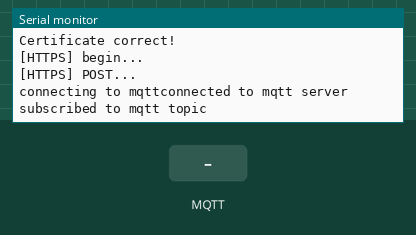
The program below on a simulated ESP32. On the bench: the last lines printed to the serial monitor. The inputs (shaded band) are chosen by the test bench. WiFi joins after 1.5 s; servers stay silent unless stated; uploads are accepted with an empty reply; no MQTT or app messages arrive unless stated.

Above: at 6.2 s.
6.3 s: MQTT message "1" arrives on the first subscribed topic
At 7.5 s:
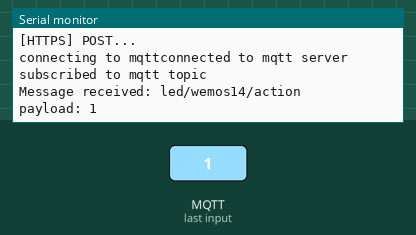
7.8 s: MQTT message "on" arrives on the first subscribed topic
At 8.7 s:
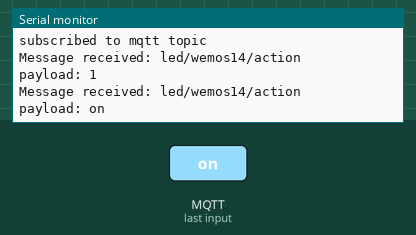
9.3 s: MQTT message "off" arrives on the first subscribed topic
At 9.9 s:
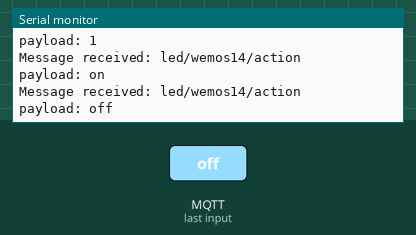

Measured:
- after the input at 6.3 s, the serial monitor: prints a new line at once (image 1)
- after the input at 7.8 s, the serial monitor: prints a new line at once (image 2)
- after the input at 9.3 s, the serial monitor: prints a new line at once (image 3)

The program:

main.cpp
```cpp
#include <PubSubClient.h>
#include <HTTPClient.h>
#include <ArduinoJson.h>

const char* ssid = "iot-dev";
const char* password =  "systemsecurity";
const char* api_key = "XC4zMQ5cM47H01gC4AM3";
const char* fingerprint = "EF:78:01:91:62:E4:71:6C:E2:3A:42:A1:72:DE:72:CE:C3:F7:B8:4D:17:79:6F:37:6C:10:66:DC:BB:EC:86:FB";
const char* root_ca = \
"-----BEGIN CERTIFICATE-----\n" \
"MIIDITCCAgmgAwIBAgIUWoQrWE9Ehk80MJ8PINneAjKPEJwwDQYJKoZIhvcNAQEL\n"\
"BQAwIDEeMBwGA1UEAwwVc3lzc2VjLmV3aS51dHdlbnRlLm5sMB4XDTE5MDUwNDE5\n"\
"NTIyM1oXDTE5MDYwMzE5NTIyM1owIDEeMBwGA1UEAwwVc3lzc2VjLmV3aS51dHdl\n"\
"bnRlLm5sMIIBIjANBgkqhkiG9w0BAQEFAAOCAQ8AMIIBCgKCAQEAwNX4kuy4h7ZM\n"\
"l3LFIE4kZdnHEe2xo1WyDGzRjD1P3F8RYGNJIZ0gWNC+841mOj8Ko8fvX5wVlZbs\n"\
"UIHp1EdDtC63G2kRHwBJxVkwgmcgAzaM4JujxBhziEVle0kau54FiTuzHAVLhtvd\n"\
"O/exyTIrMsfiQOSKt86u+aoxqQltuElS7X2INHlEkVG/mLVNm2S3N2970D7kkY2e\n"\
"+q6aKwYPcV4a3kUkWQUjle3xIuEp6gtIXpcE8jFHfRXx23XZT09Wy6YFYMcDfdQJ\n"\
"VzZb5TCH14/sLRfwS7Fcg8ujDcPZZUwVl6DUg530XPwCCcndyQbWwQgMdXAevKUI\n"\
"GhXRux4HXwIDAQABo1MwUTAdBgNVHQ4EFgQUlg5wQl6M4mtrzUYEWfQXbUgeRqEw\n"\
"HwYDVR0jBBgwFoAUlg5wQl6M4mtrzUYEWfQXbUgeRqEwDwYDVR0TAQH/BAUwAwEB\n"\
"/zANBgkqhkiG9w0BAQsFAAOCAQEAuuuLoCUlh7W1geAXKPtrhKK0OtLoYP4wS1zM\n"\
"x49hrBwG7sOCU0BAFAw5AQGxM3fqYwC5JagCFFKQXpfsHaNNFT5jXg3fMwfj/zul\n"\
"42iHR2ZUvVvbjK69lCaDsidI7OyBTHRsnxerGmNUYpBzPYzL/85JvlM3ACVTm3a5\n"\
"xu0jM3wKvpDTrcC9PGyYE+54FwIPy3eSgqqo9u6eT4AMCoaYQS5dQpe9+Uj76SI1\n"\
"Jv+q/znPoKKHJFVXNC3RQlpRMP5r5/AOZ/YlLsMuKtiJ9qroevTB4lwENWdO1gSy\n"\
"SwYJuUeJJwW4YXO7aVZOEGWSlS2ilsDqPoHk4Son5+37shSk3g==\n"\
"-----END CERTIFICATE-----";

#define mqtt_port 1883
#define mqtt_username "wemos14"
#define mqtt_host "syssec.ewi.utwente.nl"
#define mqtt_password "T2LZ3oioPr"
#define mqtt_recv "led/wemos14/action"

WiFiClientSecure secureClient;
WiFiClient wifiClient;
PubSubClient mqttClient(wifiClient);

const char led = 4;

void connect(const char* host,const char* password, int port,const char* username){
  Serial.print("connecting to mqtt");
  mqttClient.setServer(host,port);
  delay(1000);
  while(!mqttClient.connected()){
    if(mqttClient.connect("ESP32Client-1234",username,password)){
      Serial.println("connected to mqtt server");
      mqttClient.subscribe(mqtt_recv);
      Serial.println("subscribed to mqtt topic");
    }
  }
}

void callback(char* topic, byte* payload, unsigned int length) {
  Serial.print("Message received: ");
  Serial.println(topic);

  Serial.print("payload: ");
  for (int i = 0; i < length; i++) {
    Serial.print((char)payload[i]);
  }
  Serial.println();
  /* we got '1' -> on */
  if ((char)payload[0] == '1') {
    digitalWrite(led, HIGH);
  } else {
    /* we got '0' -> on */
    digitalWrite(led, LOW);
  }
}

void https_connect(){
  HTTPClient https;

  Serial.print("[HTTPS] begin...\n");

  if (https.begin("https://syssec.ewi.utwente.nl/startup")) {  // HTTPS
    https.addHeader("Content-Type", "application/json");
    char json[] = "{\"apikey\": \"XC4zMQ5cM47H01gC4AM3\"}";
    Serial.print("[HTTPS] POST...\n");
    // start connection and send HTTP header

    int httpCode = https.POST(json);

    // httpCode will be negative on error
    if (httpCode > 0) {

      if (httpCode == HTTP_CODE_OK || httpCode == HTTP_CODE_MOVED_PERMANENTLY) {
        String payload = https.getString();

        StaticJsonDocument<200> doc;
        deserializeJson(doc,payload);

        const char* host = doc["mqtt"]["host"];
        const char* password = doc["mqtt"]["password"];
        const int port = doc["mqtt"]["port"];
        const char* username = doc["mqtt"]["username"];

        connect(host,password, port, username);


        Serial.println(payload);
      }
    } else {
      Serial.printf("[HTTPS] GET... failed, error: %s\n", https.errorToString(httpCode).c_str());
    }

    https.end();
  } else {
    Serial.printf("[HTTPS] Unable to connect\n");
  }
}

void setup() {
  Serial.begin(115200);
  delay(1000);
  WiFi.disconnect();
  delay(1000);
  WiFi.begin(ssid, password);
  delay(1000);
  while (WiFi.status() != WL_CONNECTED) {
    delay(500);
    Serial.println("Connecting to WiFi..");
  }
  Serial.println("connected to wifi");

  delay(100);

  mqttClient.setCallback(callback);
  secureClient.setCACert(root_ca);

  if (!secureClient.connect("syssec.ewi.utwente.nl", 443)) {
    Serial.println("connection failed");
  }
  if (!secureClient.verify(fingerprint,"syssec.ewi.utwente.nl")){
    Serial.println("Certificate incorrect!");
  } else{
    Serial.println("Certificate correct!");
  }

  https_connect();

}

void loop() {
  mqttClient.loop();
}
```
